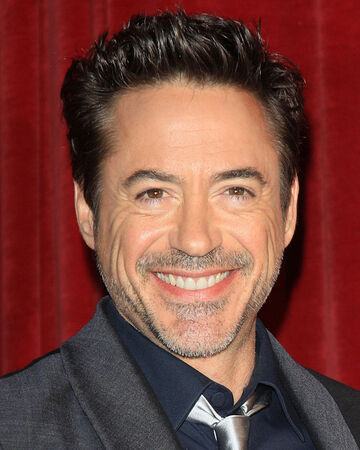
#> input picture Robert_Downey_Jr.jpeg, 360 x 450 px
$ python main.py
#> lines starting #> are read from the running program, lines starting #| are printed output that depends on the picture
import cv2

trained_face_data = cv2.CascadeClassifier('haarcascade_frontalface_default.xml')

img = cv2.imread('Robert_Downey_Jr.jpeg')
#> img is the input picture: shape (450, 360, 3); mean B, G, R 60.4, 67.7, 119.7


gray_scale_img = cv2.cvtColor(img,cv2.COLOR_BGR2GRAY);
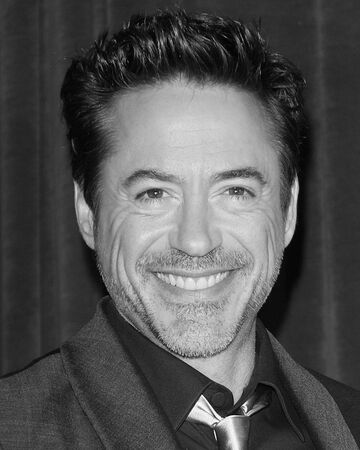
#> gray_scale_img: shape (450, 360); min 0, max 255, mean 82.4

face_cordinates = trained_face_data.detectMultiScale(gray_scale_img)
#> face_cordinates = [[77, 98, 233, 233]]

(x,y,w,h) = face_cordinates[0];
#> x = 77; y = 98; w = 233; h = 233

#> (the run stopped early here; a loop or call above may not have finished)
